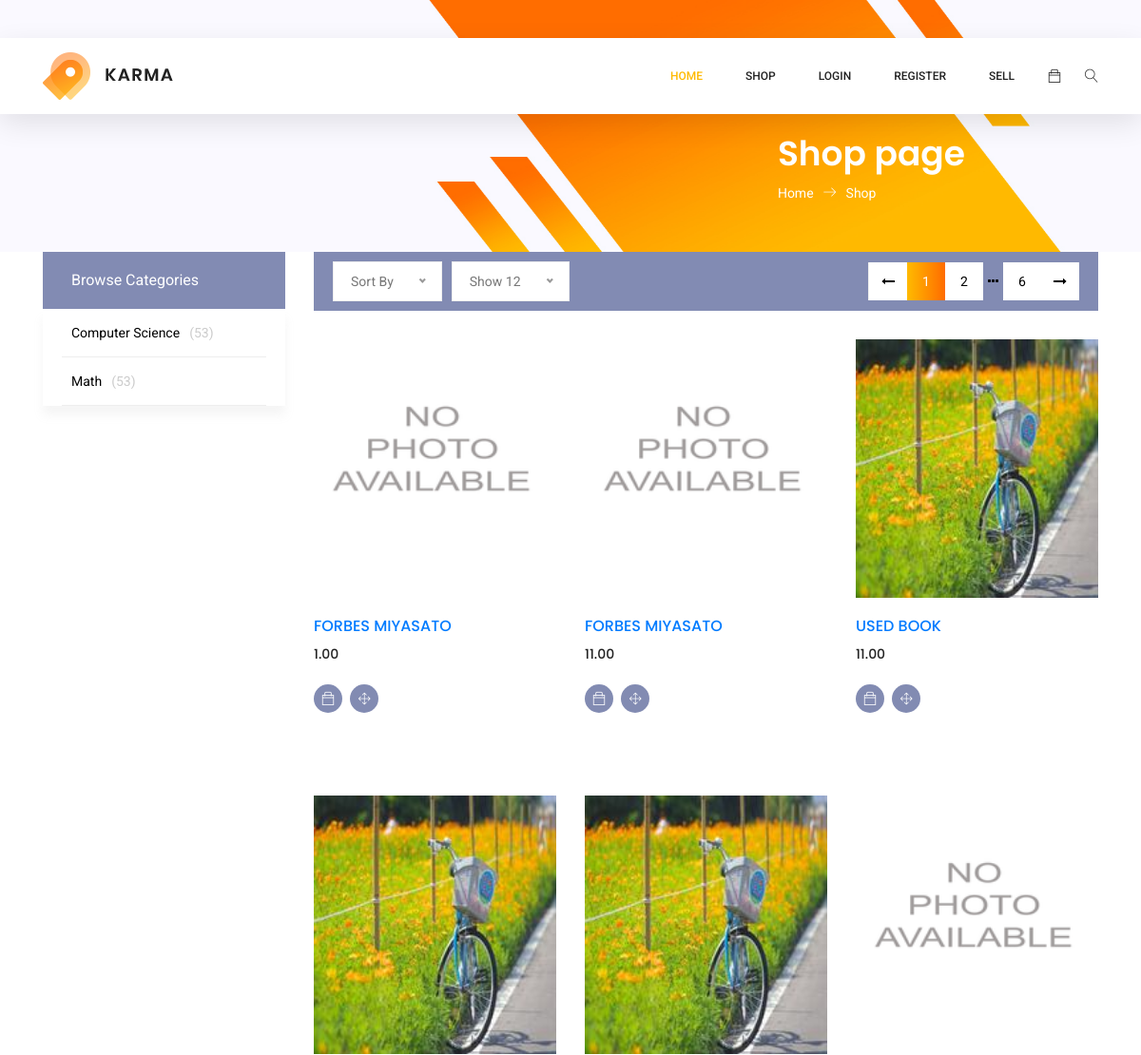
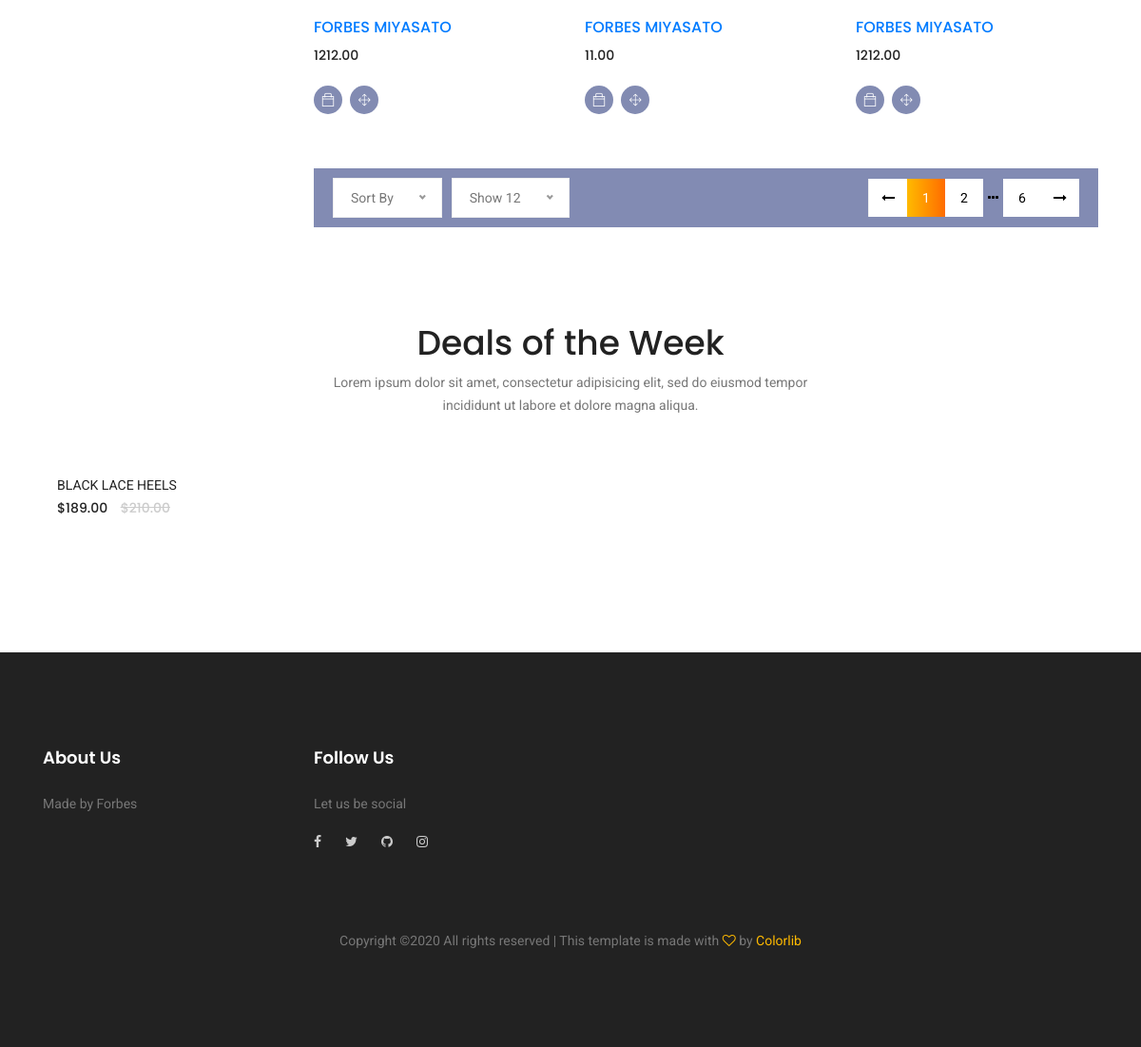
Page /shop on the committed database (2 pictures, top to bottom).
### BookMarket/models.py (models this page shows, shortened)
class ItemDepartment(db.Model):
    __tablename__ = 'itemdepartment'
    id = db.Column(db.Integer, primary_key=True)
    department_name = db.Column(db.String(100), nullable=False)
    classes = db.relationship('ItemClass', backref='parent', lazy=True)

class Item(db.Model):
    id = db.Column(db.Integer, primary_key=True)
    name = db.Column(db.String(100), nullable=False)
    date_posted = db.Column(db.DateTime, nullable=False,
                            default=datetime.utcnow)
    description = db.Column(db.Text, nullable=False)
    price = db.Column(db.DECIMAL(10, 2), nullable=False)
    thumbnail = db.Column(db.String, nullable=False,
                          default='No_picture_available.png')
    user_id = db.Column(db.Integer, db.ForeignKey('user.id'), nullable=False)
    class_id = db.Column(db.Integer, db.ForeignKey('itemclass.id'), nullable=False)
    department_id = db.Column(db.Integer, db.ForeignKey('itemdepartment.id'), nullable=False)
    images = db.relationship('ItemImage', backref='owner', lazy=True)

### BookMarket/routes.py (the view)
@app.route("/shop")
def shop():
    page = request.args.get('page', 1, type=int)
    per_page = request.args.get('per_page', 6, type=int)
    order = request.args.get('order', 'desc')
    date_sorted = getattr(Item.date_posted, order)()
    departments = db.session.query(ItemDepartment).all()
    posts = Item.query.order_by(
        date_sorted).paginate(page=page, per_page=per_page)
    return render_template('shop.html', title='Shop', posts=posts, departments=departments)

### BookMarket/templates/shop.html (shortened to what this page needs)
{% extends "layout.html" %}
{% block content %}
<section class="banner-area organic-breadcrumb">
    <div class="container">
        <div class="breadcrumb-banner d-flex flex-wrap align-items-center justify-content-end">
            <div class="col-first">
                <h1>Shop page</h1>
                <nav class="d-flex align-items-center">
                    <a href="{{url_for('home')}}">Home<span class="lnr lnr-arrow-right"></span></a>
                    <a href="">Shop</span></a>
                </nav>
            </div>
        </div>
    </div>
</section>
<div class="container">
    <div class="row">
        {% include "side_bar.html" %}
        <div class="col-xl-9 col-lg-8 col-md-7">
            {% include "filter.html" %}
            {% include "item_list.html" %}
            {% include "filter.html" %}
        </div>
    </div>
</div>
<section class="related-product-area section_gap">
    <div class="container">
        <div class="row justify-content-center">
            <div class="col-lg-6 text-center">
                <div class="section-title">
                    <h1>Deals of the Week</h1>
                    <p>Lorem ipsum dolor sit amet, consectetur adipisicing elit, sed do eiusmod tempor incididunt ut
                        labore et dolore
                        magna aliqua.</p>
                </div>
            </div>
        </div>
        <div class="row">
            <div class="col-lg-9">
                <div class="row">
                    <div class="col-lg-4 col-md-4 col-sm-6 mb-20">
                        <div class="single-related-product d-flex">
                            <div class="desc">
                                <a href="#" class="title">Black lace Heels</a>
                                <div class="price">
                                    <h6>$189.00</h6>
                                    <h6 class="l-through">$210.00</h6>
                                </div>
                            </div>
                        </div>
                    </div>
                </div>
            </div>
            <div class="col-lg-3">
            </div>
        </div>
    </div>
</section>
{% endblock content %}

### BookMarket/templates/side_bar.html (shortened to what this page needs)
{% block body_content %}
<div class="col-xl-3 col-lg-4 col-md-5">
    <div class="sidebar-categories">
        <div class="head">Browse Categories</div>
        <ul class="main-categories">
            {% for department in departments %}
            <li class="main-nav-list">
                <a aria-expanded="false" {% if department.classes|length > 0 %}data-toggle="collapse"
                    href="#nav{{department.id}}" {% endif %} aria-controls="{{department_id}}">
                    {{department.department_name}}<span class="number">(53)</span>
                </a>
            </li>
            {% endfor %}
        </ul>
    </div>
</div>
{% endblock %}

### BookMarket/templates/item_list.html (shortened to what this page needs)
{% block body_content %}
<section class="lattest-product-area pb-40 category-list">
    <div class="row">
        {% for post in posts.items %}
        <div class="col-lg-4 col-md-6">
            <div class="single-product">
                <img class="img-fluid" src="{{url_for('static', filename='item_pics/' + post.thumbnail)}}"
                    alt="">
                <div class="product-details">
                    <h6><a href="{{url_for('item', item_id=post.id)}}">{{post.name}}</a></h6>
                    <div class="price">
                        <h6>{{post.price}}</h6>
                    </div>
                    <div class="prd-bottom">
                        <a onclick="addToBag({{post.id}}, {{current_user.id}})" href="javascript:void(0)"
                            class="social-info">
                            <span class="ti-bag"></span>
                        </a>
                        <a href="{{url_for('item', item_id=post.id)}}" class="social-info">
                            <span class="lnr lnr-move"></span>
                        </a>
                    </div>
                </div>
            </div>
        </div>
        {% endfor %}
    </div>
</section>
{% endblock %}

### BookMarket/static/main.css (style rules this page uses)
body { background: #fafafa; color: #333333; margin-top: 5rem; }
h1, h2, h3, h4, h5, h6 { color: #444444; }

### rows in the picture
ItemDepartment: department_name "Computer Science"
ItemDepartment: department_name "Math"
Item: thumbnail (placeholder picture), name "FORBES MIYASATO", price "1.00"
Item: thumbnail (placeholder picture), name "FORBES MIYASATO", price "11.00"
Item: thumbnail (picture), name "USED BOOK", price "11.00"
Item: thumbnail (picture), name "FORBES MIYASATO", price "1212.00"
Item: thumbnail (picture), name "FORBES MIYASATO", price "11.00"
Item: thumbnail (placeholder picture), name "FORBES MIYASATO", price "1212.00"

### other values in the picture
{{ page_num }} "1" "1"
{{ page_num }} "2" "6" "2" "6"
